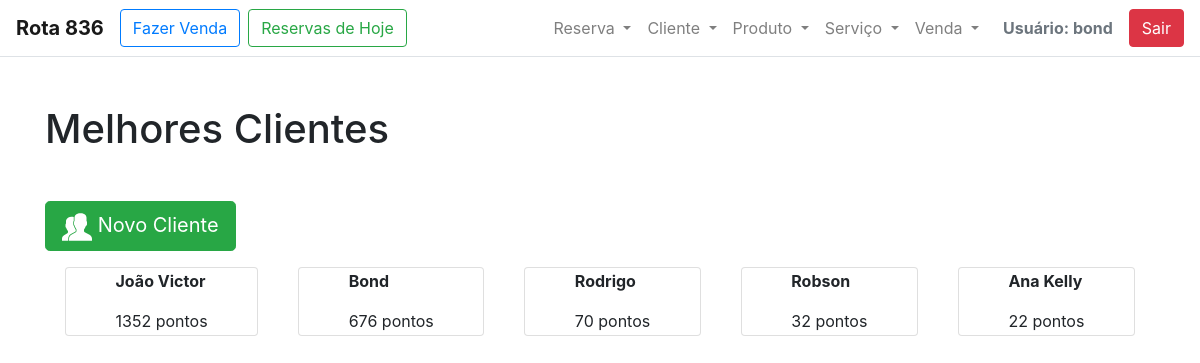
/salao/cliente/melhores/ (signed in), run on an earlier commit of the app's database.
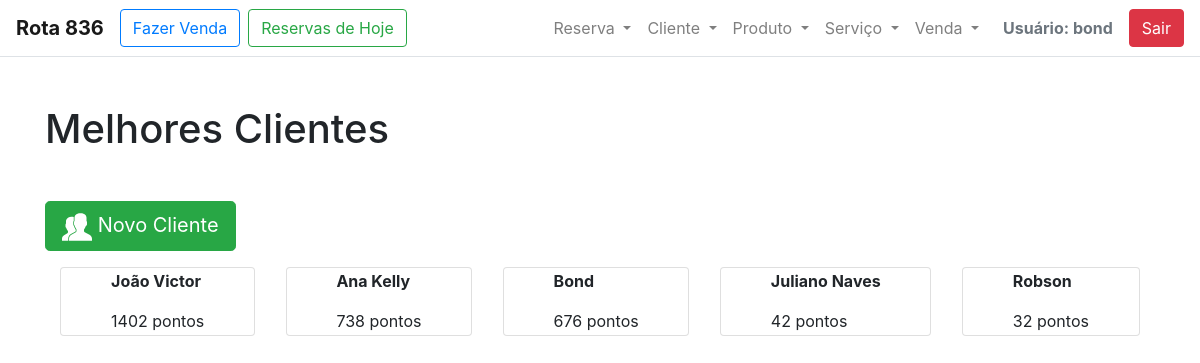
And on a later commit of the database.
### salao/models.py (models this page shows, shortened)
class Cliente (models.Model):
    nome_cliente = models.CharField(max_length=200, null=False)
    telefone_cliente = models.CharField(max_length=12)
    instagram_cliente = models.CharField(max_length=50)
    bairro_cliente = models.CharField(max_length=200, null=False)
    @property
    def pontos_cliente(self):
        pontos = 0
        vendas = self.venda_set.all()
        for x in vendas:
            pontos += x.soma_pontos_venda
        return pontos

class Venda(models.Model):
    data_hora_venda = models.DateTimeField(auto_now_add=True)
    cliente_venda = models.ForeignKey(Cliente, on_delete=models.CASCADE, null=False)
    servico_venda = models.ManyToManyField(Servico, blank=True)
    produto_venda = models.ManyToManyField(Produto, blank=True)
    @property
    def soma_pontos_venda(self):
        pontos = 0
        if self.servico_venda:
            for x in self.servico_venda.all():
                pontos = pontos + x.pontos_servico
        if self.produto_venda:
            for x in self.produto_venda.all():
                pontos = pontos + x.pontos_produto
        return pontos

class Servico(models.Model):
    desc_servico = models.CharField(max_length=200, null=False)
    pontos_servico = models.IntegerField(null=False)
    valor_servico = models.FloatField(null=False)

class Produto(models.Model):
    desc_produto = models.CharField(max_length=200, null=False)
    pontos_produto = models.IntegerField(null=False)
    valor_produto = models.FloatField(max_length=12, null=False)
    marca_produto = models.CharField(max_length=100, null=False)

### salao/views.py (the view)
# urls.py: path('cliente/melhores/', views.MelhoresClientes, name='melhores_clientes'),
@login_required
def MelhoresClientes(request):
    template_name='salao/cliente/melhores.html'
    clientes = sorted(Cliente.objects.all(), key=lambda t: t.pontos_cliente, reverse=True)[:5]
    return render(request, template_name, {'clientes': clientes})

### salao/templates/salao/cliente/melhores.html (shortened to what this page needs)
{% extends '../base.html' %}
{% load staticfiles %}
{% block h1_pagina %}
    Melhores Clientes
{% endblock h1_pagina %}
{% block content %}
    <a href="{% url 'salao:incluir_cliente' %}"><button class="btn btn-success btn-lg mb-3"><img src="{% static 'img/cliente.svg' %}" height="30px" width="30px"> Novo Cliente</button></a>
    <div class="d-flex flex-wrap justify-content-around">
    {% for cliente in clientes %}
              <div class="card mb-4 box-shadow px-5">
                <div class="card-body">
                  <p class="card-text font-weight-bold">{{ cliente.nome_cliente }}</p>
                  <p class="card-text ">{{ cliente.pontos_cliente }} pontos</p>
                </div>
            </div>
    {% endfor %}
    </div>
{% endblock content %}

What changed in the data, as far as the page shows it:
removed Cliente: nome_cliente "Rodrigo", pontos_cliente "70"
computed for Cliente "João Victor": pontos_cliente "1352" → "1402"
shown differently, row unchanged: Cliente "Ana Kelly": pontos_cliente "22" → "738"; moves up the list
now on this page (row unchanged): Cliente: nome_cliente "Juliano Naves", pontos_cliente "42"
